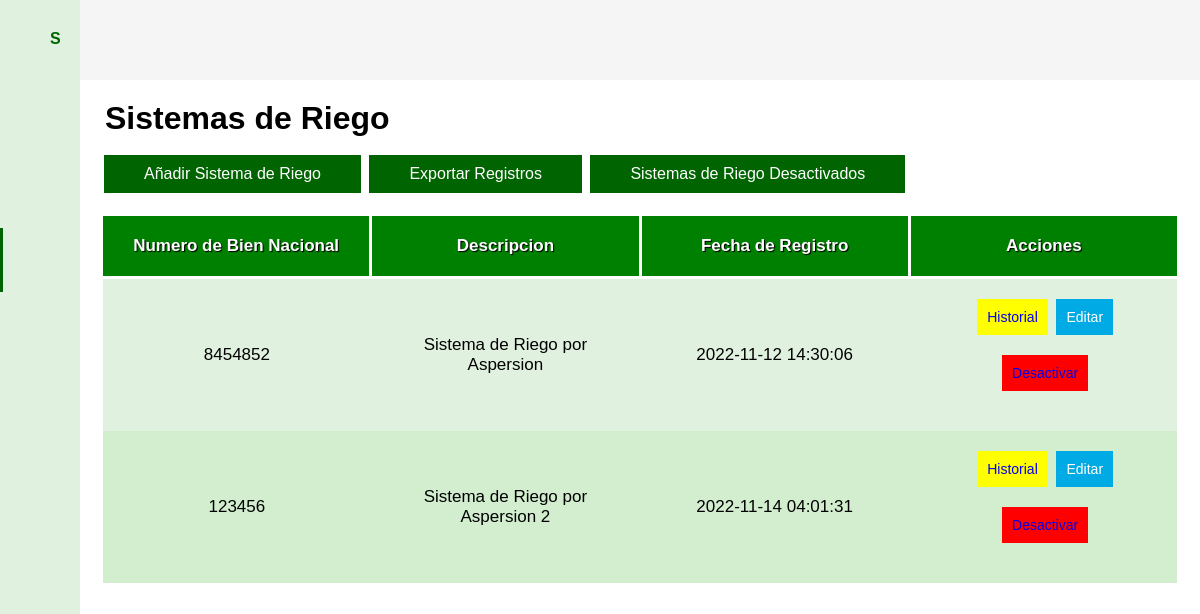
The page /sistemas_riego.php (signed in) on the database its author committed.
### tables this page shows
CREATE TABLE `sistema_riego` (
  `id` int(11) NOT NULL,
  `descripcion` varchar(50) NOT NULL,
  `numero_bien_nacional` int(11) NOT NULL,
  `estatus` tinyint(1) NOT NULL DEFAULT 1,
  `fecha_registro` timestamp NOT NULL DEFAULT current_timestamp()
);

### sistemas_riego.php (the view, shortened to what this page needs)
<?php
    include 'php/conexion.php';
    $ssistemasriegoregistrados = "SELECT * FROM sistema_riego WHERE estatus = '1'";
    $ejecutarsistemas = mysqli_query($conexion, $ssistemasriegoregistrados);
    $datossistemas = $ejecutarsistemas;
?>
<!DOCTYPE html>
<html lang="en">
<head>
    <link href="https://cdn.lineicons.com/3.0/lineicons.css" rel="stylesheet">
    <link rel="stylesheet" href="css/consulta.css">
</head>
<body id="body">
    <header>
    </header>
    <div class="menu_lateral" id="menu_lateral">
        <div class="nombre_pagina">
            <h4>SICPRC</h4>
        </div>
        <div class="opciones_menu">
            <a href="inicio.php">
                <div class="opcion">
                </div>
            </a>
            <a href="cultivos.php">
                <div class="opcion">
                </div>
            </a>
            <a href="sistemas_riego.php" class="seleccion">
                <div class="opcion">
                    <h4>Sistema de Riego</h4>
                </div>
            </a>
            <a href="sensores_humedad.php">
                <div class="opcion">
                    <h4>Sensor de Humedad y Temperatura</h4>
                </div>
            </a>
            <a href="consulta.php">
                <div class="opcion">
                </div>
            </a>
            <a href="usuarios.php">
                <div class="opcion">
                </div>
            </a>
            <a href="mi_cuenta.php">
                <div class="opcion">
                </div>
            </a>
            <a href="php/cerrar_sesion.php">
                <div class="opcion">
                    <h4>Cerrar Sesión</h4>
                </div>
            </a>
        </div>
    </div>
    <main>
        <h1>Sistemas de Riego</h1>
        <br>
    <div class="contenedor_login">
        <a href="crear_sistemas_riego.php"><button>Añadir Sistema de Riego</button></a>
        <a href="php/excel_sistemas_riego.php"><button>Exportar Registros</button></a>
        <a href="sistemas_riego_desac.php"><button>Sistemas de Riego Desactivados</button></a>
        <table id="tabla_sistemas_riego_hum">
                <thead>
                    <tr>
                        <th>Numero de Bien Nacional</th>
                        <th>Descripcion</th>
                        <th>Fecha de Registro</th>
                        <th>Acciones</th>
                    </tr>
                </thead>
                <tbody>
                    <?php
                        foreach ($datossistemas as $datossistema) {
                    ?>
                    <tr>
                        <td><?php echo $datossistema['numero_bien_nacional']?></td>
                        <td><?php echo $datossistema['descripcion']?></td>
                        <td><?php echo $datossistema['fecha_registro']?></td>
                        <td>
                        <a href="auditoria_sistema.php?
                        id=<?php echo $datossistema['id']?>"><button class="registro">Historial</a></button>
                        <a href="editar_sistemariego.php?
                        id=<?php echo $datossistema['id']?> &
                        numero_bien_nacional=<?php echo $datossistema['numero_bien_nacional']?> &
                        descripcion=<?php echo $datossistema['descripcion']?>
                        "><button class="editar">Editar</button></a>
                        <a href="php/desac_sistemariego.php?
                        id=<?php echo $datossistema['id']?>"><button class="eliminar">Desactivar</a></button>
                        </td>
                    </tr>
                <?php
                }
                ?>
                </tbody>
            </table>
    </div>
    </main>
</body>
</html>

### css/consulta.css (style rules this page uses)
* { margin: 0; padding: 0; box-sizing: border-box; text-decoration: none; font-family: sans-serif; }
body { margin-left: 80px; transition: margin-left 300ms cubic-bezier(0.785, 0.135, 0.15, 0.86); margin-top: 80px; }
body h1 { margin-left: 5px; }
main { padding: 20px; }
header { width: 100%; height: 80px; background: #f5f5f5; display: flex; align-items: center; position: fixed; top: 0; z-index: 0; }
button { padding: 10px 40px; margin-left: 4px; margin-bottom: 20px; border: none; font-size: 16px; background: darkgreen; color: white; cursor: pointer; outline: none; }
.editar { padding: 10px 10px; margin-left: 4px; border: none; font-size: 14px; background: #00AAE4; color: white; cursor: pointer; outline: none; display: inline-block; }
.registro { padding: 10px 10px; border: none; font-size: 14px; background: yellow; color: white; cursor: pointer; outline: none; display: inline-block; }
.eliminar { padding: 10px 10px; border: none; font-size: 14px; background: red; color: white; cursor: pointer; outline: none; display: inline-block; }
.menu_lateral { width: 80px; height: 100%; background: #e1f1df; position: fixed; top: 0; left: 0; color: darkgreen; z-index: 300; overflow: hidden; border-right: 20px solid #e1f1df; transition: all 300ms cubic-bezier(0.785, 0.135, 0.15, 0.86); }
.nombre_pagina { padding: 20px 30px; display: flex; align-items: center; margin-top: 10px; }
.opciones_menu { margin: 20px 30px; position: absolute; top: 80px; }
.opciones_menu a { color: black; cursor: default; display: block; position: relative; }
.opciones_menu .opcion { padding: 20px 0px; display: flex; align-items: center; position: relative; }
.opciones_menu .opcion h4 { font-size: 17px; font-weight: 400; cursor: pointer; }
a.seleccion { color: darkgreen; }
a.seleccion:before { content: ''; width: 3px; height: 80%; background: darkgreen; position: absolute; top: 10%; left: -30px; }
table { table-layout: fixed; width: 100%; border-collapse: collapse; border: 3px solid; border-color: white; }
th, td { padding: 20px; font-size: 17px; text-align: center; }
thead, tfoot { background: green; color: white; text-shadow: 1px 1px 1px black; }
thead th, thead td { background: green; border: 3px solid; }
tbody tr:nth-child(odd) { background: #e1f1df; }
tbody tr:nth-child(even) { background: #d2eecf; }

### rows shown on the page
sistema_riego: numero_bien_nacional "8454852", descripcion "Sistema de Riego por Aspersion", fecha_registro "2022-11-12 14:30:06"
sistema_riego: numero_bien_nacional "123456", descripcion "Sistema de Riego por Aspersion 2", fecha_registro "2022-11-14 04:01:31"
